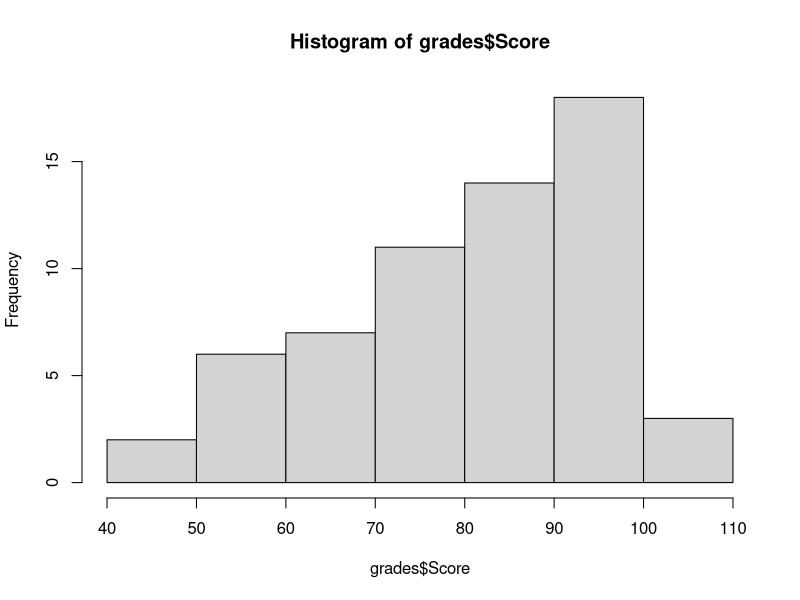
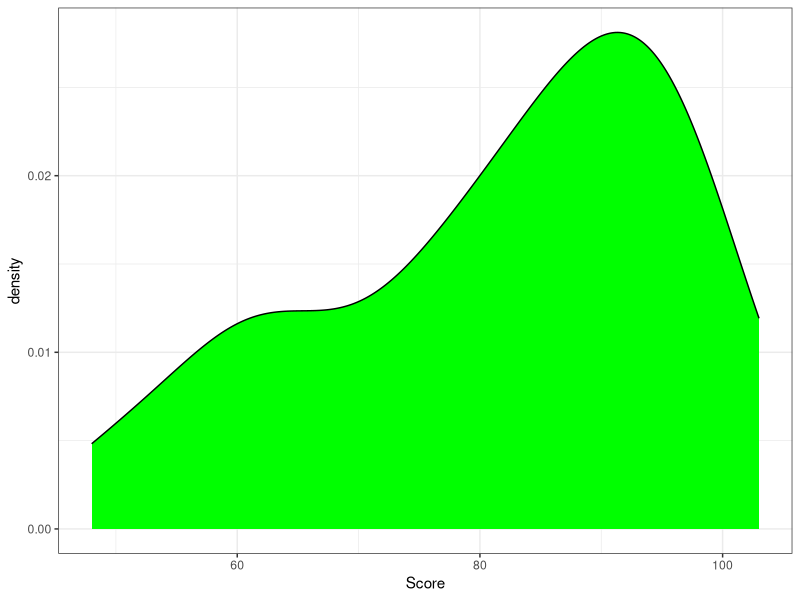

Reproduce these figures in R, in order.
## ---- chunk 1
grades <- read.csv("../Data/GT1.csv")
str(grades)
hist(grades$Score)
library(ggplot2)
ggplot(data = grades, aes(x = Score)) +  geom_density(fill = "green") + theme_bw()
median(grades$Score)
IQR(grades$Score)
sd(grades$Score)
